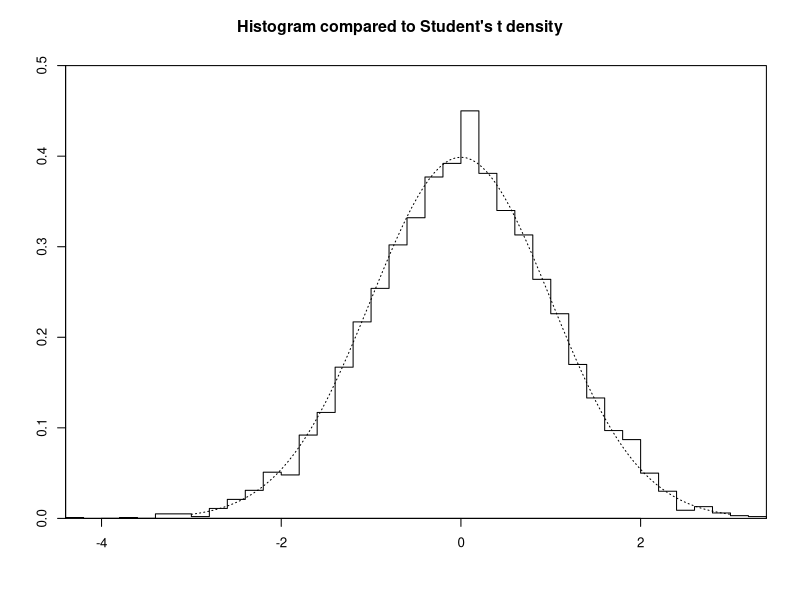
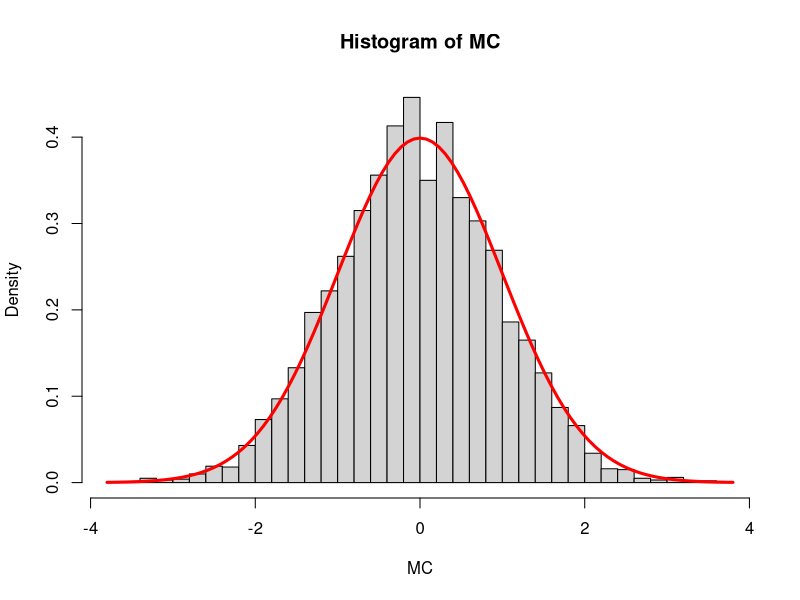
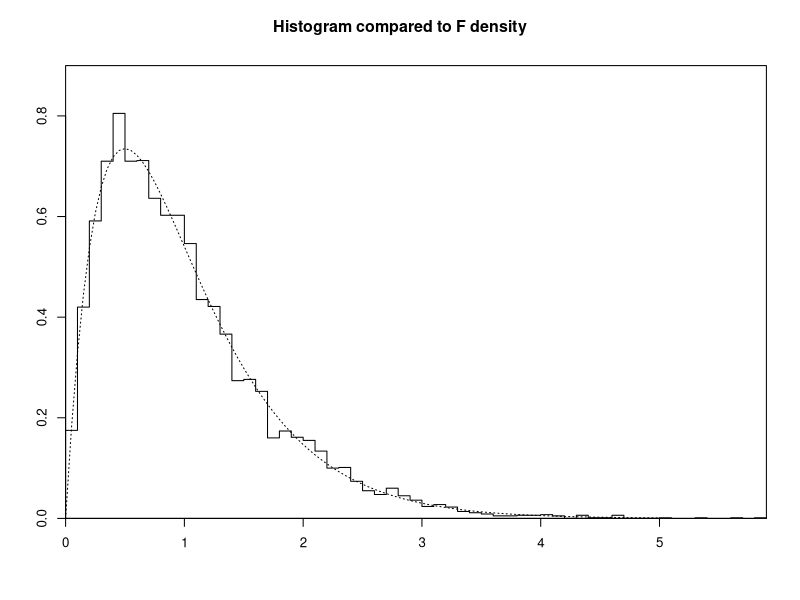
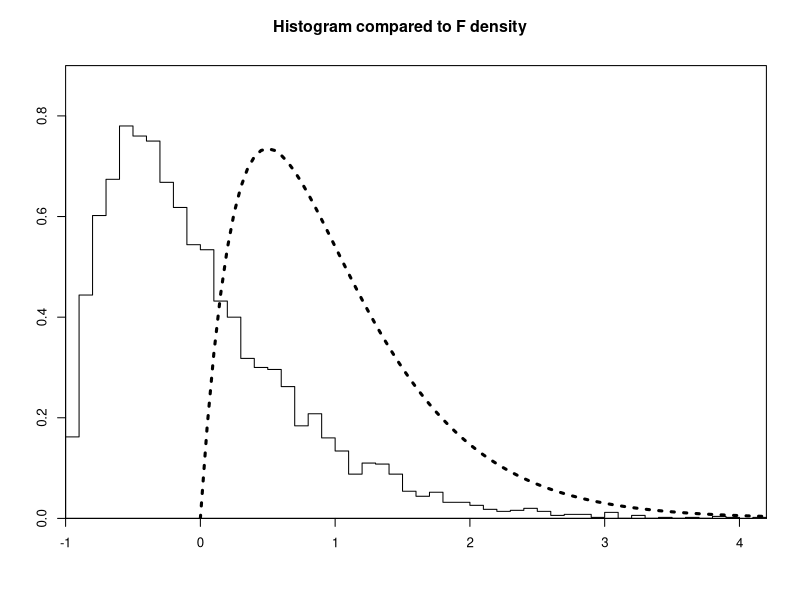

Source code (R) for these figures, in order: (Note: a time limit stopped this script after it produced the figures.)
## ---- chunk 1
Sigma = matrix(c(5,4,4,5), ncol=2)
Sigma
## ---- chunk 2
R = cov2cor(Sigma)
R
## ---- chunk 3
rho = Sigma[1,2]/(sqrt(Sigma[1,1]*Sigma[2,2]))
rho
## ---- chunk 4
library(mvtnorm)
## ---- chunk 5
N = 100
mu = c(0,0)
Sigma = matrix(c(5,4,4,5), ncol=2)
X = rmvnorm(N, mean=mu, sigma=Sigma)
## ---- chunk 6
dim(X)
## ---- chunk 7
S = t(X) %*% X / (N-1)
S
## ---- chunk 8
S = cov(X)
S
## ---- chunk 9
cov2cor(S)
## ---- chunk 10
cor(X)
## ---- chunk 11
R = S[1,2]/sqrt(S[1,1]*S[2,2])
R
## ---- chunk 12
p = 2
Sigma = diag(1, p, p)
mu = rep(0, p)

M = 5000 # number of MC simulations
n = 1000 # number of observations

MC = numeric(M)
for (i in 1:M) {
  X = rmvnorm(n, mean=mu, sigma=Sigma)
  R = cor(X)[1,2]
  MC[i] = R*sqrt((n-1)/(1-R**2))
}
## ---- chunk 13
hist(MC, breaks="FD", plot=FALSE) -> h
## ---- chunk 14
par(xaxs="i", yaxs="i", cex=0.8, cex.axis=1.0) -> opar

# theoretical density
f = function(x) dt(x, df=n-1)

plot(h$breaks, c(h$density, 0), type="s", xlab="", ylab="", ylim=c(0, 0.5))

curve(f, -3, 3, lwd=1, lty=3, add=TRUE)

title(main="Histogram compared to Student's t density", outer=T, line=-2)

par(opar)
## ---- chunk 15
p = 2
rho = 0.1 # population correlation is known
Sigma = diag(1, p, p)
Sigma[1,2] = rho
Sigma[2,1] = rho
Sigma
## ---- chunk 16
mu = rep(0, p)

M = 5000 # number of MC simulations
n = 500 # number of observations

MC = numeric(M)
for (i in 1:M) {
  X = rmvnorm(n, mean=mu, sigma=Sigma)
  R = cor(X)[1,2]
  MC[i] = sqrt(n-1)*(R-rho)/(1-rho**2)
}
## ---- chunk 17
hist(MC, "FD", freq=FALSE)
curve(dnorm, col="red", lwd=3, add=TRUE)
## ---- chunk 18
p = 5
X = matrix(runif(p*p), ncol=p)
Sigma =  t(X) %*% X
Sigma
## ---- chunk 19
t(Sigma[2:p,1])
## ---- chunk 20
dim(Sigma[2:p,2:p])
## ---- chunk 21
Sigma
## ---- chunk 22
Sigma[2:p, 2:p]
## ---- chunk 23
p = ncol(Sigma)
rho = sqrt( t(Sigma[2:p,1]) %*% solve(Sigma[2:p,2:p]) %*% Sigma[2:p,1] / Sigma[1,1] )
rho
## ---- chunk 24
N = 100
mu = rep(0, p)
X = rmvnorm(N, mean=mu, sigma=Sigma) # data matrix
## ---- chunk 25
dim(X)
## ---- chunk 26
S = cov(X)
p = nrow(S)
R = sqrt(t(S[2:p,1]) %*% solve(S[2:p,2:p]) %*% S[2:p,1] / S[1,1])
R
## ---- chunk 27
p = 5
Sigma = diag(1, p, p)
mu = rep(0, p)

M = 8000 # number of MC simulations
n = 1000 # number of observations

MC = numeric(M)
for (i in 1:M) {
  X = rmvnorm(n, mean=mu, sigma=Sigma) 
  S = cov(X)
  R = sqrt(t(S[2:p,1]) %*% solve(S[2:p,2:p]) %*% S[2:p,1] / S[1,1])
  Rsq = R**2
  MC[i] = (n-p)/(p-1) * Rsq/(1-Rsq)
}
## ---- chunk 28
hist(MC, breaks="FD", plot=FALSE) -> h
## ---- chunk 29
par(xaxs="i", yaxs="i", cex=0.8, cex.axis=1.0) -> opar

# theoretical density
f = function(x) df(x, df1=p-1, df2=n-p) # compared with F distribution

plot(h$breaks, c(h$density, 0), type="s", xlab="", ylab="", ylim=c(0, 0.9))

curve(f, 0, 5, lwd=1, lty=3, add=TRUE)

title(main="Histogram compared to F density", outer=T, line=-2)

par(opar)
## ---- chunk 30
p = 5
Sigma = diag(1, p, p)
mu = rep(0, p)

M = 5000 # number of MC simulations
n = 1000 # number of observations

MC = numeric(M)
for (i in 1:M) {
  X = rmvnorm(n, mean=mu, sigma=Sigma)
  S = cov(X)
  R = sqrt(t(S[2:p,1]) %*% solve(S[2:p,2:p]) %*% S[2:p,1] / S[1,1])
  Rsq = R**2 - (p-1)/(n-p)*(1-R**2) # Adjusted version!
  MC[i] = (n-p)/(p-1) * Rsq/(1-Rsq)
}
## ---- chunk 31
hist(MC, breaks="FD", plot=FALSE) -> h
## ---- chunk 32
par(xaxs="i", yaxs="i", cex=0.8, cex.axis=1.0) -> opar

# theoretical density
f = function(x) df(x, df1=p-1, df2=n-p)

plot(h$breaks, c(h$density, 0), type="s", xlab="", ylab="", ylim=c(0, 0.9))

curve(f, 0, 5, lwd=3, lty=3, add=TRUE)

title(main="Histogram compared to F density", outer=T, line=-2)

par(opar)
## ---- chunk 33
p = 500
## ---- chunk 34
pcor = function(rho, p) {
  Tn = matrix(0, p, p)
  for (i in 1:p) {
    for (j in 1:p) {
      Tn[i,j] = rho^abs(i-j)
    }
  }
  return(Tn)
}

Sigma = pcor(0.6, p)
## ---- chunk 35
p = ncol(Sigma)
rho = sqrt(t(Sigma[2:p,1]) %*% solve(Sigma[2:p,2:p]) %*% Sigma[2:p,1] / Sigma[1,1])
rho
## ---- chunk 36
mu = rep(0, p)

M = 500 # number of MC simulations
n = 2*p # number of observations
y = p/n

MC = numeric(M)
for (i in 1:M) {
  X = rmvnorm(n, mean=mu, sigma=Sigma)
  S = cov(X)
  R = sqrt(t(S[2:p,1]) %*% solve(S[2:p,2:p]) %*% S[2:p,1] / S[1,1])
  Rsq = R**2
  MC[i] = Rsq - (1-y)*rho**2-y
}
## ---- chunk 37
mean(MC)
## ---- chunk 38
sd(MC)
## ---- chunk 39
p = 250
## ---- chunk 40
pcor = function(rho, p) {
  Tn = matrix(0, p, p)
  for (i in 1:p) {
    for (j in 1:p) {
      Tn[i,j] = rho^abs(i-j)
    }
  }
  return(Tn)
}

Sigma = pcor(0.6, p)
## ---- chunk 41
p = ncol(Sigma)
rho = sqrt(t(Sigma[2:p,1]) %*% solve(Sigma[2:p,2:p]) %*% Sigma[2:p,1] / Sigma[1,1])
rho
## ---- chunk 42
mu = rep(0, p)

M = 1000 # number of MC simulations
n = 500 # number of observations
y = p/n

MC = numeric(M)
for (i in 1:M) {
  X = rmvnorm(n+1, mean=mu, sigma=Sigma)
  S = cov(X)
  R = sqrt(t(S[2:p,1]) %*% solve(S[2:p,2:p]) %*% S[2:p,1] / S[1,1])
  MC[i] = sqrt(n)*(R^2-y-(1-y)*rho^2)
}
## ---- chunk 43
hist(MC, breaks="FD", plot=FALSE) -> h
## ---- chunk 44
sigmasq = function(t) 2*(y+(1-y)*t)^2 - 2*(-2*(1-y)*t^2 + 4*(1-y)*t+2*y)*(y+(1-y)*t-0.5)
## ---- chunk 45
par(xaxs="i", yaxs="i", cex=0.8, cex.axis=1.0) -> opar

# theoretical density
sd = sqrt(sigmasq(rho^2))
f = function(x) dnorm(x, mean=0, sd=sd)

plot(h$breaks, c(h$density, 0), type="s", xlab="", ylab="", ylim=c(0, 1.0))
curve(f, -5, 5, lwd=1, lty=3, add=TRUE)

title(main="Histogram compared to theoretical density", outer=T, line=-2)

par(opar)
